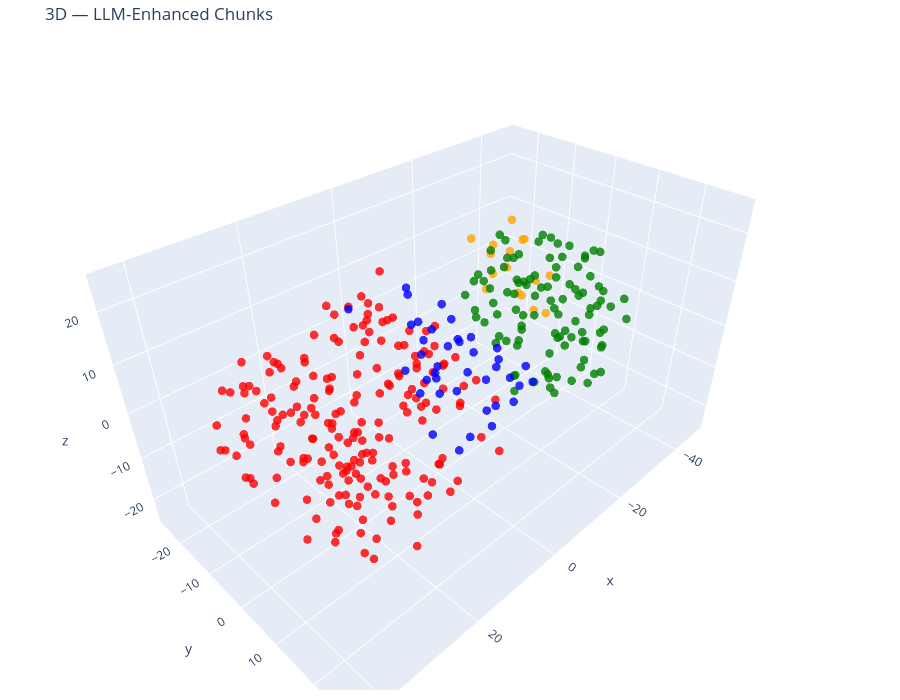

Notebook source saved alongside this figure:
### Code cell
tsne = TSNE(n_components=3, random_state=42)
reduced_vectors = tsne.fit_transform(vectors)

fig = go.Figure(data=[go.Scatter3d(
    x=reduced_vectors[:, 0],
    y=reduced_vectors[:, 1],
    z=reduced_vectors[:, 2],
    mode='markers',
    marker=dict(size=5, color=colors, opacity=0.8),
    text=[f"Type: {t}<br>Text: {d[:100]}..." for t, d in zip(doc_types, doc_texts)],
    hoverinfo='text'
)])
fig.update_layout(
    title='3D — LLM-Enhanced Chunks',
    scene=dict(xaxis_title='x', yaxis_title='y', zaxis_title='z'),
    width=900, height=700, margin=dict(r=10, b=10, l=10, t=40)
)
fig.show()

### Figure 1 — Plotly figure (JSON) as saved in the notebook; plotly's stock layout.template omitted (floating-point values rounded to 4 significant figures; data arrays with more than 128 entries replaced by an {"elided": "..."} marker saying what was removed)
{"data": [{"hoverinfo": "text", "marker": {"color": {"elided": "350 str values"}, "opacity": 0.8, "size": 5}, "mode": "markers", "text": {"elided": "350 str values"}, "type": "scatter3d", "x": {"elided": "350 float values"}, "y": {"elided": "350 float values"}, "z": {"elided": "350 float values"}}], "layout": {"height": 700, "margin": {"b": 10, "l": 10, "r": 10, "t": 40}, "scene": {"xaxis": {"title": {"text": "x"}}, "yaxis": {"title": {"text": "y"}}, "zaxis": {"title": {"text": "z"}}}, "title": {"text": "3D — LLM-Enhanced Chunks"}, "width": 900}}
